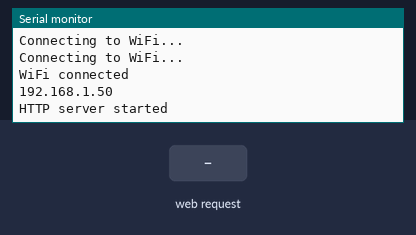
Recording of a sketch running on a simulated ESP8266 (NodeMCU). Parts: the last lines printed to the serial monitor. The test bench sets the inputs (shaded band). WiFi joins after 1.5 s; servers stay silent unless stated.

Above: at 3.2 s.
3.3 s: HTTP request GET /setForward received
At 4.1 s:
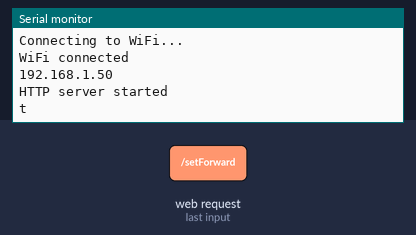
4.8 s: HTTP request GET /setReverse received
At 5.3 s:
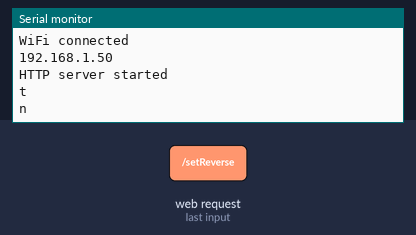

The sketch:

ESP8266.ino
```cpp
// Them thu vien
#include <ESP8266WiFi.h>
#include <ESP8266WebServer.h>
#include "DHT.h"

// Pin
#define DHTPIN 5
//chan D1 tren esp8266

// Su dung cam bien DHT11
#define DHTTYPE DHT11

// Thiet lap DHT
DHT dht(DHTPIN, DHTTYPE, 15);

// Thong so WiFi nha ban
const char *ssid = "OchaHouse Tang 2";
const char *password = "ochahouse";

// Tao server
ESP8266WebServer server(80);

void setup() {
  Serial.begin(115200);

  // Kết nối đến WiFi
  WiFi.begin(ssid, password);
  while (WiFi.status() != WL_CONNECTED) {
    delay(1000);
    Serial.println("Connecting to WiFi...");
  }

  Serial.println("WiFi connected");
  Serial.println(WiFi.localIP());

  dht.begin();

  server.on("/", HTTP_GET, handleRoot);
  server.on("/sensorValue", HTTP_GET, handleReadSensor);

  server.on("/setForward", HTTP_GET, handleSetForward);
  server.on("/setReverse", HTTP_GET, handleSetReverse);

  server.begin();
  Serial.println("HTTP server started");
}

void loop() {
  server.handleClient();
}

void handleRoot() {
  // Doc do am
  float humidity = dht.readHumidity();
  // Doc nhiet do o do C
  float temperature = dht.readTemperature();


  String html = "<html><head><script>function updateValue() { var xhttp = new XMLHttpRequest(); xhttp.onreadystatechange = function() { if (this.readyState == 4 && this.status == 200) { document.getElementById('sensorValue').innerHTML = this.responseText; } }; xhttp.open('GET', '/sensorValue', true); xhttp.send(); } setInterval(updateValue, 1000);</script></head>";
  html += "<body><h1>DHT11 Sensor Values</h1>";
  html += "<p>Temperature, Humidity: <span id='sensorValue'>" + String(temperature) + "°C, " + String(humidity) + "%</span></p>"; // Hiển thị giá trị nhiệt độ lên trang web

  html += "<p>Enter the forward angle: <input type='text' id='forwardValue'></p>";
  html += "<button onclick='sendForwardValue()'>Move Forward</button>";

  html += "<p>Enter the reverse angle: <input type='text' id='reverseValue'></p>";
  html += "<button onclick='sendReverseValue()'>Move Reverse</button>";

  html += "</body><script>function sendForwardValue() { var forwardValue = document.getElementById('forwardValue').value; var xhttp = new XMLHttpRequest(); xhttp.open('GET', '/setForward?value=' + forwardValue, true); xhttp.send(); }</script>";
  html += "<script>function sendReverseValue() { var reverseValue = document.getElementById('reverseValue').value; var xhttp = new XMLHttpRequest(); xhttp.open('GET', '/setReverse?value=' + reverseValue, true); xhttp.send(); }</script></html>";
  server.send(200, "text/html", html);
}

void handleReadSensor() {
  // Doc do am
  float humidity = dht.readHumidity();
  // Doc nhiet do o do C
  float temperature = dht.readTemperature();

  String sensorValues = String(temperature) + "°C, " + String(humidity) + "% ";
  server.send(200, "text/plain", sensorValues); // Gửi giá trị về cho JavaScript cập nhật trang web
}

void handleSetForward() {
  String forwardValue = server.arg("value");
  Serial.println("t" + forwardValue);
  server.send(200, "text/plain", "Moved step to forward angle: " + forwardValue);
}

void handleSetReverse() {
  String reverseValue = server.arg("value");
  Serial.println("n" + reverseValue);
  server.send(200, "text/plain", "Moved step to reverse angle: " + reverseValue);
}
```

Measured:
- after the input at 3.3 s, the serial monitor: prints a new line at once (image 1)
- after the input at 4.8 s, the serial monitor: prints a new line at once (image 2)
